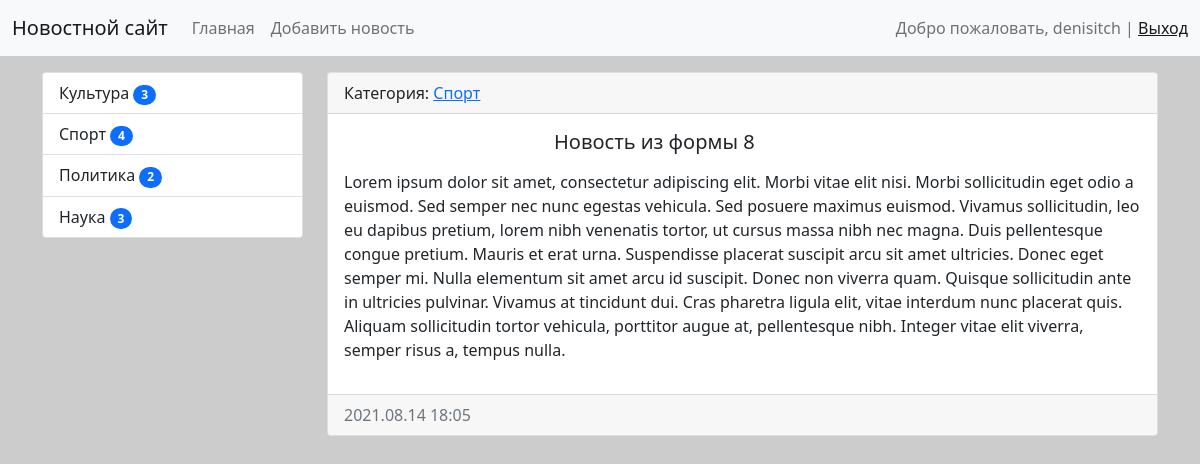
The page /news/14/ (signed in) on the database as committed earlier.
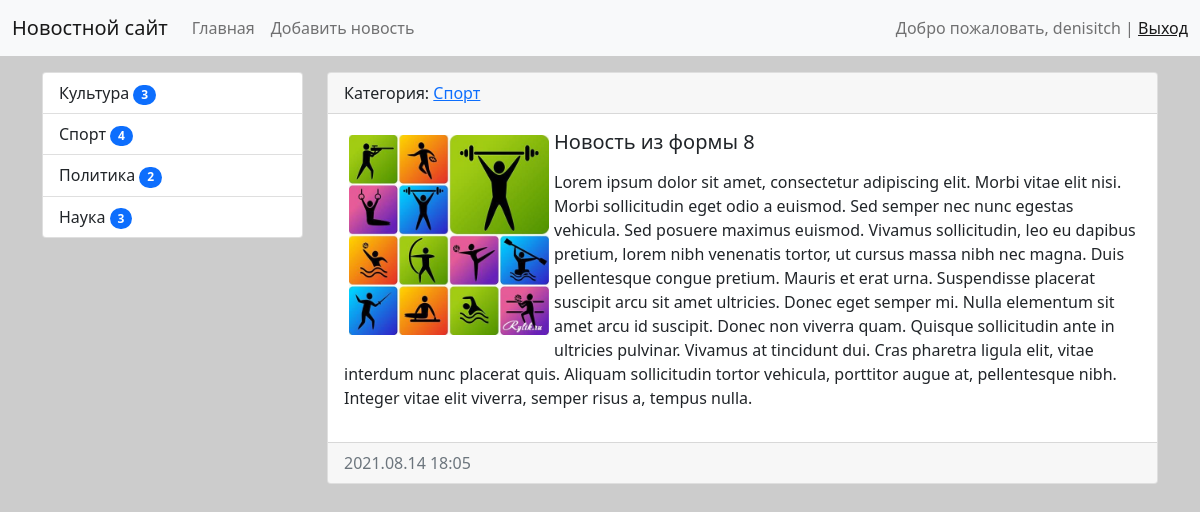
The same page on the database as committed later.
### news/models.py (models this page shows, shortened)
class News(models.Model):
    title = models.CharField(
        max_length=150,
        verbose_name='Наименование'
    )
    content = models.TextField(
        blank=True,
        verbose_name='Контент'
    )
    created_at = models.DateTimeField(
        auto_now_add=True,
        verbose_name='Дата публикации'
    )
    updated_at = models.DateTimeField(
        auto_now=True,
        verbose_name='Дата обновления'
    )
    photo = models.ImageField(
        upload_to='photos/%Y/%m/%d/',
        verbose_name='Фото',
        blank=True
    )
    is_published = models.BooleanField(
        default=True,
        verbose_name='Опубликовано'
    )
    category = models.ForeignKey(
        to='Category',
        on_delete=models.PROTECT,
        verbose_name='Категория',
    )
    class Meta:
        verbose_name = 'Новость'
        verbose_name_plural = 'Новости'
        ordering = ['-created_at']

class Category(models.Model):
    title = models.CharField(
        max_length=150,
        db_index=True,
        verbose_name='Наименование категории'
    )
    def get_absolute_url(self):
        return reverse('category', kwargs={'category_id': self.pk})
    def __str__(self):
        return self.title
    class Meta:
        verbose_name = 'Категория'
        verbose_name_plural = 'Категории'
        ordering = ['title']

### news/views.py (the view)
# urls.py: path('news/<int:pk>/', ViewNews.as_view(), name='view_news'),
class ViewNews(LoginRequiredMixin, DetailView):
    model = News
    template_name = 'news/view_news.html'
    context_object_name = 'item_news'
    login_url = '/admin/'

### news/templatetags/news_tags.py (called while the page is built)
@register.inclusion_tag('news/list_categories.html')
def show_categories():
    categories = Category.objects.annotate(cnt=Count('news', filter=F('news__is_published'))).filter(cnt__gt=0)
    return {'categories': categories}

### news/templates/news/view_news.html (shortened to what this page needs)
{% extends 'base.html' %}
{% block sidebar %}
{% include 'inc/_sidebar.html' %}
{% endblock %}
{% block content %}
<div class="card mb-3">
    <div class="card-header">
        Категория: <a href="{{ item_news.category.get_absolute_url }}">{{ item_news.category }}</a>
    </div>
    <div class="card-body">
        {% if item_news.photo %}
        <img src="{{ item_news.photo.url }}" alt="" width="200" class="float-left mr-3" align="left" vspace="5" hspace="5">
        {% else %}
        <img src="https://st2.depositphotos.com/3223379/5688/i/600/depositphotos_56880225-stock-photo-words-news.jpg" alt="" width="200" class="float-left mr-3" align="left" vspace="5" hspace="5">
        {% endif %}
            <h5 class="card-title">{{ item_news.title }}</h5>
            <p class="card-text">{{ item_news.content|linebreaks }}</p>
    </div>
    <div class="card-footer text-muted">
        {{ item_news.created_at|date:'Y.m.d H:i' }}
    </div>
</div>
{% endblock %}

Rows that differ between the two databases and show on the page:
changed News "Новость из формы 8": photo: picture added
